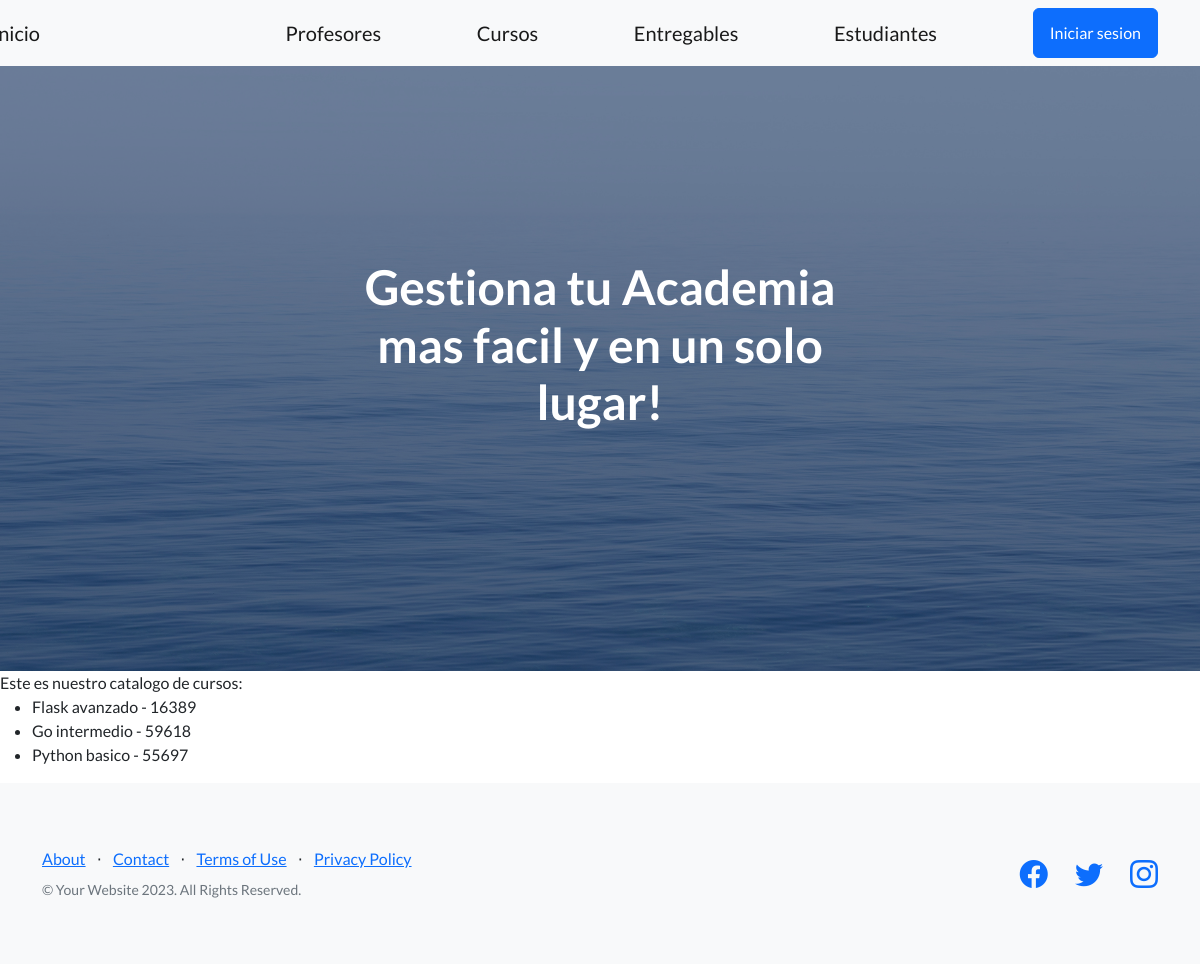
/app-coder/lista-cursos/, run on an earlier commit of the app's database.
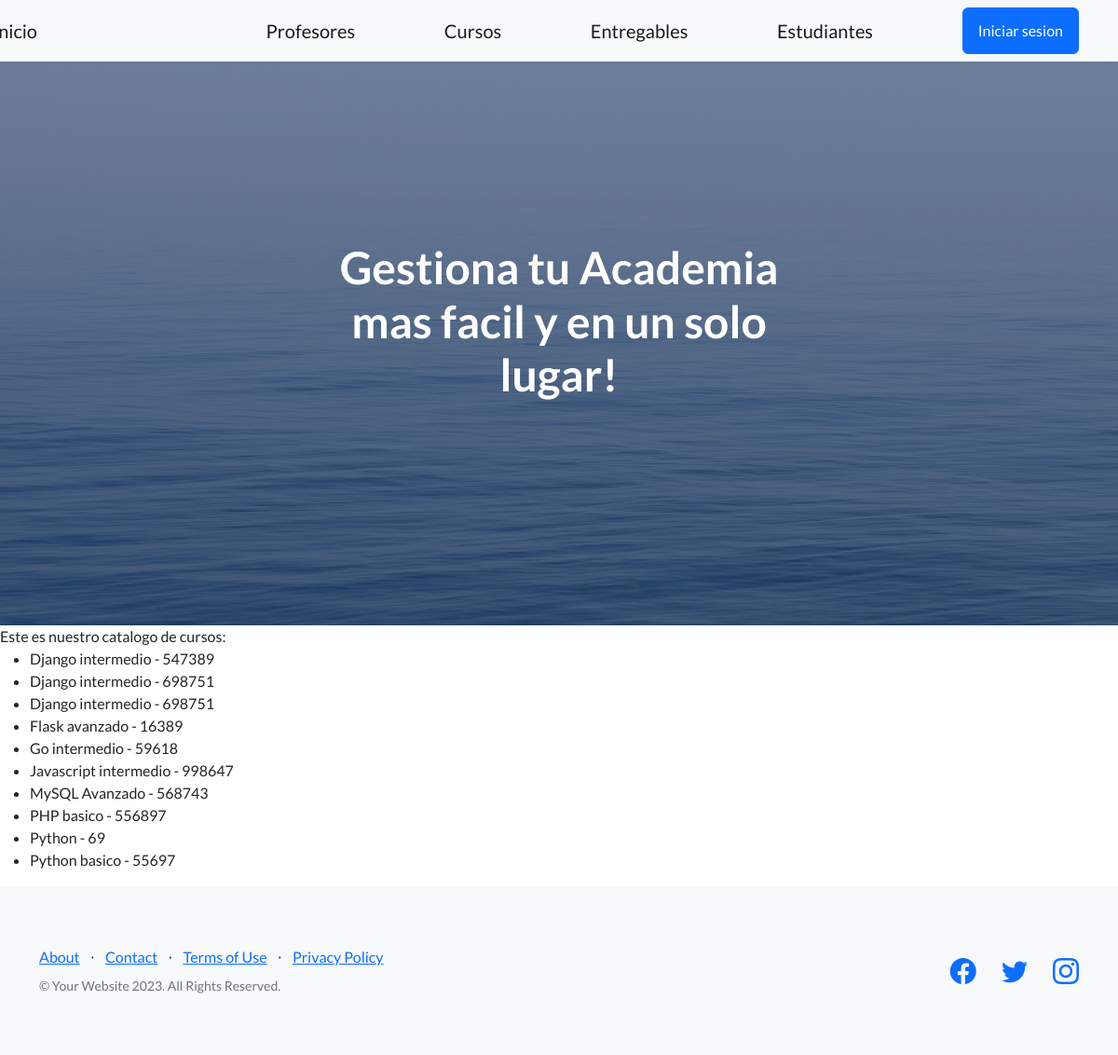
And on a later commit of the database.
### app_coder/models.py (models this page shows, shortened)
class Curso(models.Model):
    nombre = models.CharField(max_length=50)
    camada = models.IntegerField()
    class Meta():
       verbose_name = 'Curso'
       verbose_name_plural = 'Cursos'
       ordering = ('nombre', 'camada',)

### app_coder/views.py (the view)
# urls.py: path('lista-cursos/', lista_cursos, name="listacursos"),
def lista_cursos(req):
    lista = Curso.objects.all()
    return render(req, "lista_cursos.html", {"lista_cursos": lista})

### app_coder/templates/lista_cursos.html
{% extends 'padre.html' %}
{% block contenido %}
Este es nuestro catalogo de cursos:
<ul>
    {% for curso in lista_cursos %}
     <li>{{curso.nombre}} - {{curso.camada}}</li>
    {% endfor %}
</ul>
{% endblock contenido %}

### app_coder/templates/padre.html (shortened to what this page needs)
<!DOCTYPE html>
<html lang="en">
    <head>
        {% load static %}
        <link href="https://cdn.jsdelivr.net/npm/bootstrap-icons@1.5.0/font/bootstrap-icons.css" rel="stylesheet" type="text/css" />
        <link href="{% static 'css\styles.css' %}" rel="stylesheet" />
    </head>
    <body>
        {% include 'navbar.html' %}
        <header class="masthead">
            <div class="container position-relative">
                <div class="row justify-content-center">
                    <div class="col-xl-6">
                        <div class="text-center text-white">
                            <h1 class="mb-5">Gestiona tu Academia mas facil y en un solo lugar!</h1>
                        </div>
                    </div>
                </div>
            </div>
        </header>
        {% block contenido %}
        {% endblock contenido %}
        <footer class="footer bg-light">
            <div class="container">
                <div class="row">
                    <div class="col-lg-6 h-100 text-center text-lg-start my-auto">
                        <ul class="list-inline mb-2">
                            <li class="list-inline-item"><a href="#!">About</a></li>
                            <li class="list-inline-item">⋅</li>
                            <li class="list-inline-item"><a href="#!">Contact</a></li>
                            <li class="list-inline-item">⋅</li>
                            <li class="list-inline-item"><a href="#!">Terms of Use</a></li>
                            <li class="list-inline-item">⋅</li>
                            <li class="list-inline-item"><a href="#!">Privacy Policy</a></li>
                        </ul>
                        <p class="text-muted small mb-4 mb-lg-0">&copy; Your Website 2023. All Rights Reserved.</p>
                    </div>
                    <div class="col-lg-6 h-100 text-center text-lg-end my-auto">
                        <ul class="list-inline mb-0">
                            <li class="list-inline-item me-4">
                                <a href="#!"><i class="bi-facebook fs-3"></i></a>
                            </li>
                            <li class="list-inline-item me-4">
                                <a href="#!"><i class="bi-twitter fs-3"></i></a>
                            </li>
                            <li class="list-inline-item">
                                <a href="#!"><i class="bi-instagram fs-3"></i></a>
                            </li>
                        </ul>
                    </div>
                </div>
            </div>
        </footer>
    </body>
</html>

### app_coder/templates/navbar.html
<nav class="navbar navbar-light bg-light static-top">
    <div class="container">
        <div class="home-button">
            <a class="navbar-brand" href="/app-coder/inicio">Inicio</a>
        </div>
        <a class="navbar-brand" href="/app-coder/profesores">Profesores</a>
        <a class="navbar-brand" href="/app-coder/cursos">Cursos</a>
        <a class="navbar-brand" href="/app-coder/entregables">Entregables</a>
        <a class="navbar-brand" href="/app-coder/estudiantes">Estudiantes</a>
        <a class="btn btn-primary" href="#signup">Iniciar sesion</a>
    </div>
</nav>

What changed in the data, as far as the page shows it:
added Curso: nombre "Django intermedio", camada "547389"
added Curso: nombre "Django intermedio", camada "698751"
added Curso: nombre "Django intermedio", camada "698751"
added Curso: nombre "Javascript intermedio", camada "998647"
added Curso: nombre "MySQL Avanzado", camada "568743"
added Curso: nombre "PHP basico", camada "556897"
added Curso: nombre "Python", camada "69"
